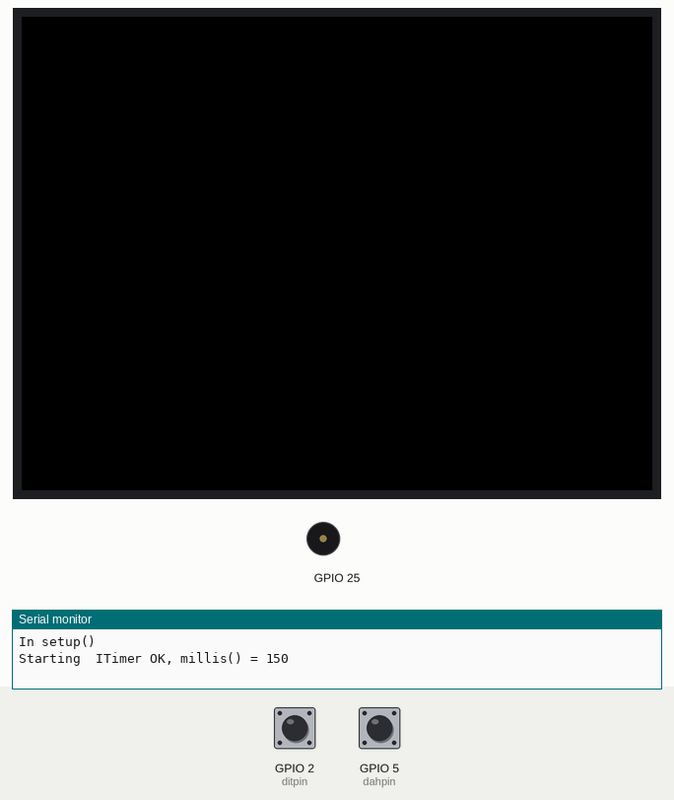
The program below on a simulated ESP32. Parts: 320×240 colour display, buzzer (waves = sounding), the last lines printed to the serial monitor. The test bench sets the inputs (shaded band); at power-on: GPIO 2 (ditpin) HIGH, GPIO 5 (dahpin) HIGH.

Above: at 1.3 s.
1.4 s: GPIO 2 (ditpin) pulled LOW for 0.15 s
At 2.2 s:
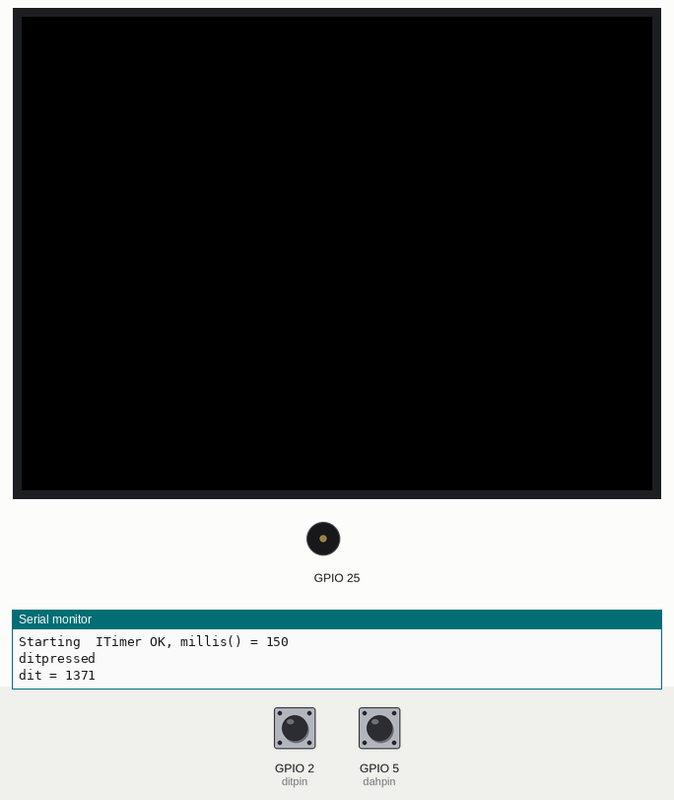
3.0 s: GPIO 5 (dahpin) pulled LOW for 1 s
At 3.09 s:
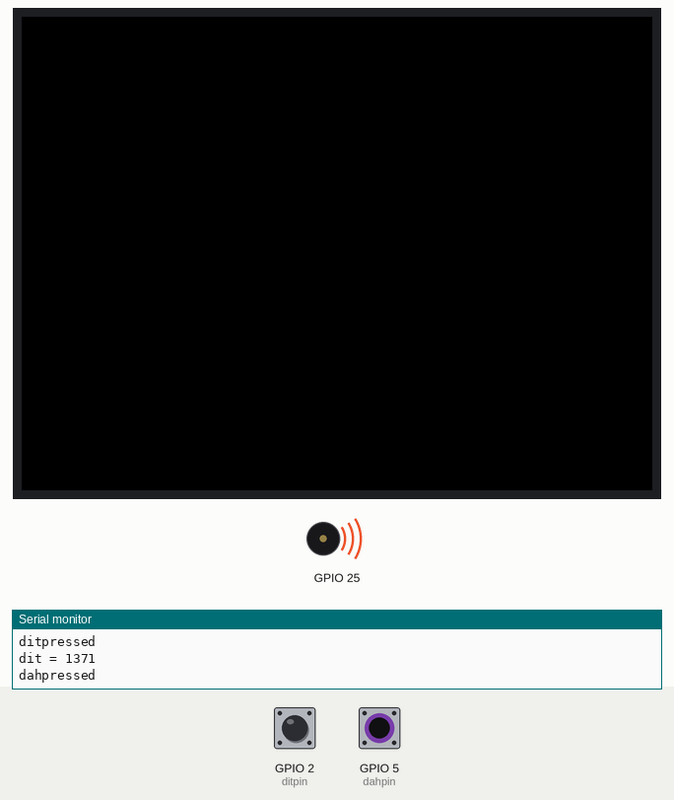
5.5 s: GPIO 5 (dahpin) pulled LOW for 3.2 s
At 9.9 s:
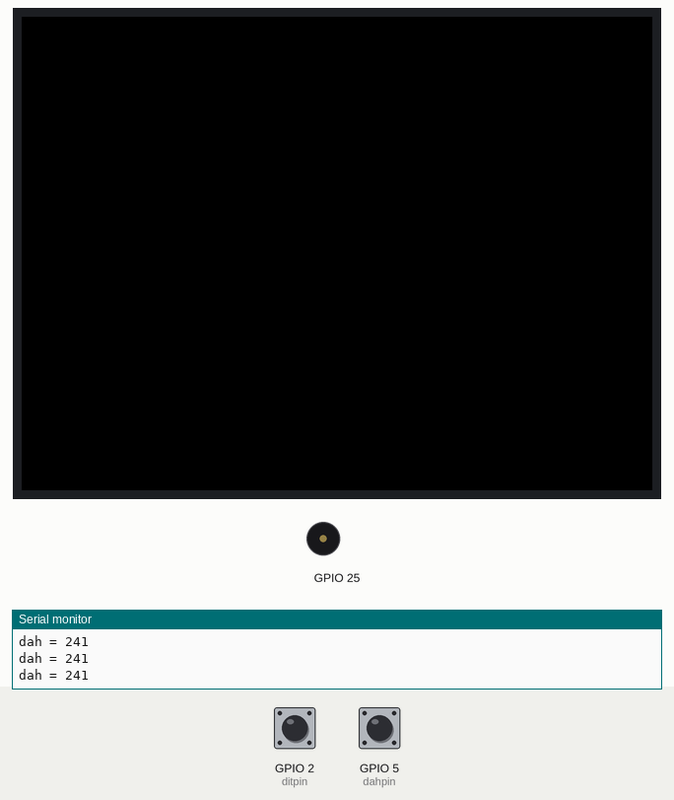
10.2 s: GPIO 2 (ditpin) pulled LOW for 3.2 s
At 14.5 s:
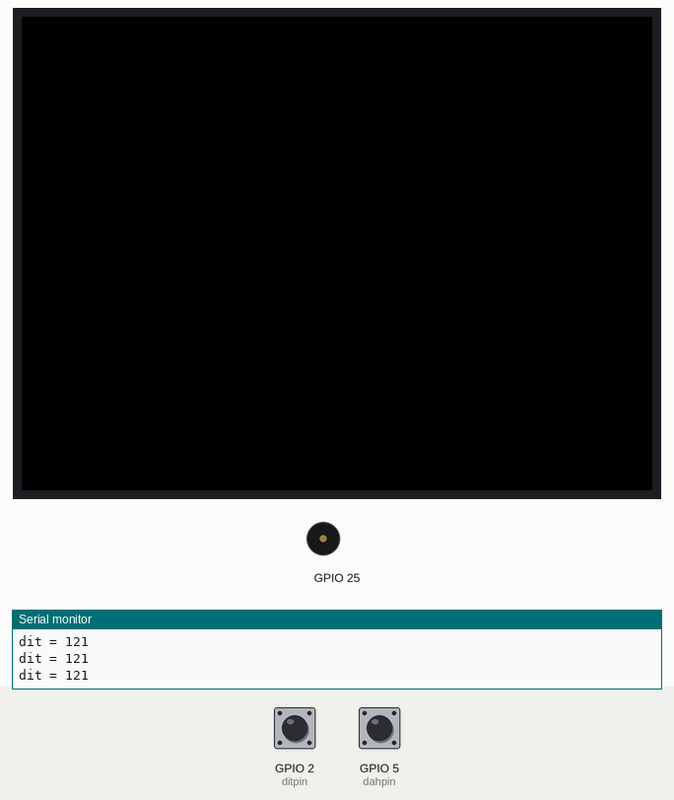
Timing chart, 0 to 15.9 s (numbered marks = the images above; inputs shaded):
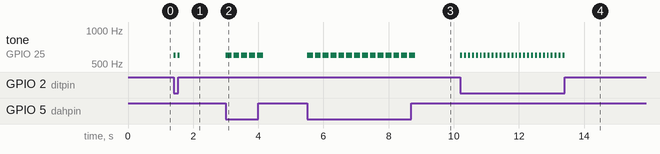

The program:

main.cpp
```cpp
#include <Arduino.h>
#include <queue>
#include <string>
#include <M5Stack.h>
//These define's must be placed at the beginning before #include "ESP32TimerInterrupt.h"
#define TIMER_INTERRUPT_DEBUG 1
#include "ESP32TimerInterrupt.h"
#include "ESP32_ISR_Timer.h"
volatile uint32_t lastMillis = 0;
// Init ESP32 timer 1
ESP32Timer ITimer(1);

// Init ESP32_ISR_Timer
ESP32_ISR_Timer ISR_Timer;

// this might be too low? 50 and 25 were too high for 20wpm
#define HW_TIMER_INTERVAL_MS 1

#define ditpin GPIO_NUM_2
#define dahpin GPIO_NUM_5

// queue to hold dits and dahs seen by the paddle monitorning,
// sound loop will pull from here
std::queue<String> ditsNdahQueue;

// sort of a a lockout
volatile bool soundPlaying = false;

// timer library seems to need this...
void IRAM_ATTR TimerHandler(void)
{
  ISR_Timer.run();
}

// timers kick off these two funcs below.
// has debugging to see if we are dead nuts accurate
void IRAM_ATTR doDits()
{
  static unsigned long previousMillis = lastMillis;
  unsigned long deltaMillis = millis() - previousMillis;
  ditsNdahQueue.push("dit");
#if (TIMER_INTERRUPT_DEBUG > 0)

  Serial.print("dit = ");
  Serial.println(deltaMillis);
#endif

  previousMillis = millis();
}

void IRAM_ATTR doDahs()
{
  static unsigned long previousMillis = lastMillis;
  unsigned long deltaMillis = millis() - previousMillis;
  ditsNdahQueue.push("dah");
#if (TIMER_INTERRUPT_DEBUG > 0)
  Serial.print("dah = ");
  Serial.println(deltaMillis);
#endif

  previousMillis = millis();
}

// holds our flags and timer handles
volatile bool detectInterrupts = false;
volatile bool ditPressed = false;
volatile bool dahPressed = false;
volatile int ditTimer;
volatile int dahTimer;
volatile int debounceDitTimer;
volatile int debounceDahTimer;
volatile int toneSilenceTimer;
volatile int ditDahSpaceLockTimer;
volatile bool ditLocked = false;
volatile bool dahLocked = false;

// this is triggerd by hardware interrupt indirectly
void IRAM_ATTR detectPress(volatile bool *locker, volatile bool *pressed, int timer, int lockTimer, int pin, String message)
{

  // locker is our debouce variable, i.e. we'll ignore any changes
  // to the pin during hte bounce
  if (!*locker)
  {

    // wait for interrupts to be turned on
    if (detectInterrupts)
    {

      // what was previous date of pin?
      int pressedBefore = *pressed;

      // get the pin
      *pressed = !digitalRead(pin);

      // pressed?
      if (*pressed && !pressedBefore)
      {
        ditsNdahQueue.push(message);
#if (TIMER_INTERRUPT_DEBUG > 0)

        Serial.println(message + "pressed");
#endif

        //kickoff either the dit or dah timer passed in
        //so it will keep injecting into the queue
        ISR_Timer.restartTimer(timer);
        ISR_Timer.enable(timer);
      }
      // released?
      else if (!*pressed && pressedBefore)
      {
        // released so stop the timer
        ISR_Timer.disable(timer);
      }
    }

    // lock and kickoff the debouncer
    *locker = true;
    ISR_Timer.restartTimer(lockTimer);
    ISR_Timer.enable(lockTimer);
  }
}

// these two are triggered by hardware interrupts
void IRAM_ATTR detectDitPress()
{
  detectPress(&ditLocked, &ditPressed, ditTimer, debounceDitTimer, ditpin, "dit");
}

void IRAM_ATTR detectDahPress()
{
  detectPress(&dahLocked, &dahPressed, dahTimer, debounceDahTimer, dahpin, "dah");
}

// fired by the timer that unlocks the debouncer indirectly
void IRAM_ATTR unlockDebouncer(void (*detectCallback)(), volatile bool *flagToFalse)
{
  *flagToFalse = false;
  detectCallback();
}

// fired by timer for unlocker direclty
void IRAM_ATTR unlockDit()
{
  unlockDebouncer(detectDitPress, &ditLocked);
}

void IRAM_ATTR unlockDah()
{
  unlockDebouncer(detectDahPress, &dahLocked);
}

// fired by timer that ends a sidetone segment
void IRAM_ATTR silenceTone()
{
  M5.Speaker.mute();

  // kickoff the spacing timer between dits & dahs
  ISR_Timer.disable(toneSilenceTimer);
  ISR_Timer.restartTimer(ditDahSpaceLockTimer);
  ISR_Timer.enable(ditDahSpaceLockTimer);
}

// fired by timer holds sound during dits & dah spacing
void IRAM_ATTR releaseLockForDitDahSpace()
{

  soundPlaying = false;
  ISR_Timer.disable(ditDahSpaceLockTimer);
}

void setup()
{
  M5.begin();
  Serial.begin(115200);
  Serial.println("In setup()");
  // put your setup code here, to run once:
  pinMode(ditpin, INPUT_PULLUP);
  pinMode(dahpin, INPUT_PULLUP);

  //seems like pin can only have one interrupt attached
  attachInterrupt(digitalPinToInterrupt(ditpin), detectDitPress, CHANGE);
  //attachInterrupt(digitalPinToInterrupt(GPIO_NUM_39), detectDitRelease, RISING);

  attachInterrupt(digitalPinToInterrupt(dahpin), detectDahPress, CHANGE);

  // Using ESP32  => 80 / 160 / 240MHz CPU clock ,
  // For 64-bit timer counter
  // For 16-bit timer prescaler up to 1024

  // Interval in microsecs
  if (ITimer.attachInterruptInterval(HW_TIMER_INTERVAL_MS * 1000, TimerHandler))
  {
    lastMillis = millis();
    Serial.println("Starting  ITimer OK, millis() = " + String(lastMillis));
  }
  else
    Serial.println("Can't set ITimer correctly. Select another freq. or interval");

  // Just to demonstrate, don't use too many ISR Timers if not absolutely necessary

  // this timer monitors the dit paddle held down
  ditTimer = ISR_Timer.setInterval(121L, doDits);

  // this timer monitors the dah paddle held down
  dahTimer = ISR_Timer.setInterval(241L, doDahs);

  // debouncers, needs some tweaking
  debounceDitTimer = ISR_Timer.setInterval(1L, unlockDit);
  debounceDahTimer = ISR_Timer.setInterval(10L, unlockDah);

  // timer to silence tone (could be used to unkey transmitter)
  toneSilenceTimer = ISR_Timer.setInterval(60L, silenceTone);

  // timer to unlock the sidetone (could be transmitter key)
  ditDahSpaceLockTimer = ISR_Timer.setInterval(60L, releaseLockForDitDahSpace);

  // not sure if disabled by default by do it
  ISR_Timer.disable(ditTimer);
  ISR_Timer.disable(dahTimer);
  ISR_Timer.disable(debounceDitTimer);
  ISR_Timer.disable(debounceDahTimer);
  ISR_Timer.disable(toneSilenceTimer);
  ISR_Timer.disable(ditDahSpaceLockTimer);

  // turn on the speaker
  M5.Speaker.begin();
}

void loop()
{
  // wait until now to enable interrupts, things should be
  // initialized
  detectInterrupts = true;

  while (!ditsNdahQueue.empty())
  {
    //soundPlaying is a kind of "lock" to make sure we wait for
    //the last sound, plus spacing to be done
    if (!soundPlaying)
    {
      String ditOrDah = ditsNdahQueue.front();
      ditsNdahQueue.pop();

      // start playing tone
      // apparently m5 speaker just plays tone continuously, that's fine,
      // we have a timer to shut it off.
      M5.Speaker.tone(600);

      // lock us up
      soundPlaying = true;

      // figure out when the tone should stop
      // (and/or transmitter unkey)
      unsigned int interval = 60L;
      if (ditOrDah == "dah")
      {
        interval = 180L;
      }

      // set up and start the timer that will stop the tone
      // (and/or transmitter unkey)
      ISR_Timer.changeInterval(toneSilenceTimer, interval);
      ISR_Timer.restartTimer(toneSilenceTimer);
      ISR_Timer.enable(toneSilenceTimer);
    }
    else
    {
      //just wait until sound ends
    }
  }
}
```

Measured:
- after the input at 1.4 s, tone on GPIO 25: alternates 600 Hz for 0.06 s and silent for 0.06 s, 4 changes in all, then stays silent, starting at once
- after the input at 3.0 s, tone on GPIO 25: alternates 600 Hz for 0.18 s and silent for 0.06 s, 10 changes in all, then stays silent, starting at once
- after the input at 5.5 s, tone on GPIO 25: alternates 600 Hz for 0.18 s and silent for 0.06 s, 28 changes in all, then stays silent, starting at once
- after the input at 10.2 s, tone on GPIO 25: alternates 600 Hz for 0.06 s and silent for 0.06 s, 54 changes in all, then stays silent, starting at once
